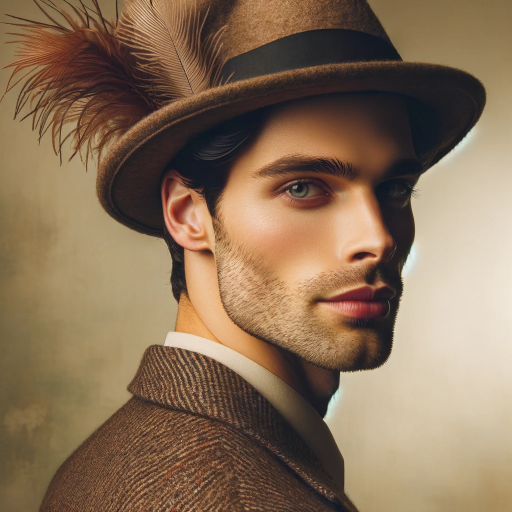
#> input picture like_lenna.png, 1024 x 1024 px, found by its file name (shown at 1/2 size)
$ jupyter execute --allow-errors opencv-2.ipynb   (shell and % lines are left out)   (older library calls are emulated)
#> lines starting #> are read from the running program, lines starting #| are printed output that depends on the picture; after the words box and inside, x2 and y2 are one past the last pixel; in counts of white or black regions, pixels touching at a corner belong together
[cell 1]
import numpy as np
import pandas as pd
import cv2
import matplotlib.pyplot as plt

[cell 2]
url = 'https://cobslab.com/wp-content/uploads/2022/02/ai-009-1.jpg'

[cell 3]
img = cv2.imread('/kaggle/working/ai-009-1.jpg')
#> (the rest of this cell did not finish here and is left out)

# 정규화와 표준화

## 정규화

#> (a cell that did not finish here is left out)

#> (a cell that did not finish here is left out)

## 표준화

#> (a cell that did not finish here is left out)

[cell 7]
#

#> (a cell that did not finish here is left out)

# 필터링

## Salt and Pepper Noise

[cell 9]
def generate_salt_noise(image):
    num_salt = np.ceil(0.05 * image.size)
    coords = [np.random.randint(0, i - 1, int(num_salt))
              for i in image.shape]
    salted_image = image.copy()
    salted_image[coords[0], coords[1]] = 255
    return salted_image

[cell 10]
def generate_pepper_noise(image):
    num_pepper = np.ceil(0.05 * image.size)
    coords = [np.random.randint(0, i - 1, int(num_pepper))
              for i in image.shape]
    peppered_image = image.copy()
    peppered_image[coords[0], coords[1]] = 0
    return peppered_image

[cell 11]
lenna_path = '/kaggle/working/like_lenna.png'

[cell 12]
lenna_image = cv2.imread(lenna_path, cv2.IMREAD_GRAYSCALE)
#> lenna_image: shape (1024, 1024); min 0, max 240, mean 118.3

#> (a cell that did not finish here is left out)

# 가우시안 필터링

[cell 14]
image = cv2.imread(lenna_path, cv2.IMREAD_GRAYSCALE)

mean = 0
sigma = 1
gaussian_noise = np.random.normal(mean, sigma, image.shape).astype('uint8')
noisy_image = cv2.add(image, gaussian_noise)

plt.imshow(noisy_image, cmap='gray')
plt.title('Noisy Image')
plt.axis('off')
plt.show()

[cell 15]
#
denoised_images = []

#> (the rest of this cell did not finish here and is left out)

# 변환

## 원근 변환

[cell 16]
# 이미지 로드
image_path = '/kaggle/working/perspective_test.jpg'
new_source_image = cv2.imread(image_path)

# 지정한 꼭지점 좌표 (좌표 순서 변경)
ordered_corners = np.array([[57, 630], [936, 330], [1404, 792], [550, 1431]], dtype='float32')

# 너비와 높이 계산
ordered_width = int(max(np.linalg.norm(ordered_corners[0] - ordered_corners[1]),
                        np.linalg.norm(ordered_corners[2] - ordered_corners[3])))
ordered_height = int(max(np.linalg.norm(ordered_corners[0] - ordered_corners[3]),
                         np.linalg.norm(ordered_corners[1] - ordered_corners[2])))

# 변환이 될 꼭지점 좌표 지정
ordered_rect_corners = np.array([[0, 0], [ordered_width, 0], [ordered_width, ordered_height], [0, ordered_height]], dtype='float32')

# 호모그래피 행렬 계산
ordered_scan_matrix = cv2.getPerspectiveTransform(ordered_corners, ordered_rect_corners)

# 원근 변환 다시 적용
#> (the rest of this cell did not finish here and is left out)

# 이미지 피라미드

[cell 17]
image = cv2.imread(lenna_path, cv2.IMREAD_COLOR)
#> image is the input picture: shape (1024, 1024, 3); mean B, G, R 87.7, 112.3, 136.5

image_rgb = cv2.cvtColor(image, cv2.COLOR_BGR2RGB)

def gaussian_pyramid(image, levels):
#> called with levels = 5
    pyramid = [image]
    for i in range(levels-1):
        image = cv2.pyrDown(image)
        pyramid.append(image)
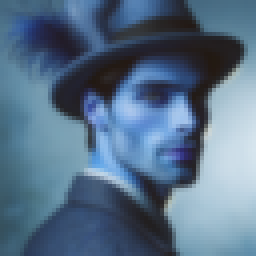
#> image: shape (64, 64, 3) (shown 4 times larger); mean of channels 0, 1, 2 136, 111.7, 87; drawn as B, G, R
#> after the loop, pyramid = 5 items
    return pyramid

levels = 5
pyramid = gaussian_pyramid(image_rgb, levels)
#> pyramid = 5 items

# 가우시안 피라미드를 시각화
fig, axes = plt.subplots(1, levels, figsize=(20, 8))
for i, ax in enumerate(axes):
    ax.imshow(pyramid[i])
    ax.axis('off')
    ax.set_title(f'Level {i+1}')

plt.tight_layout()
plt.show()

# 경계 검출(Edge Detection)

## Canny Edge Detection

[cell 18]
image = cv2.imread(lenna_path, cv2.IMREAD_COLOR)

image_rgb = cv2.cvtColor(image, cv2.COLOR_BGR2RGB)

# 가우시안 블러 적용
blurred_image = cv2.GaussianBlur(image_rgb, (5, 5), 1.4)

# 2. 캐니 에지 검출
canny_edges = cv2.Canny(blurred_image, threshold1=50, threshold2=150)
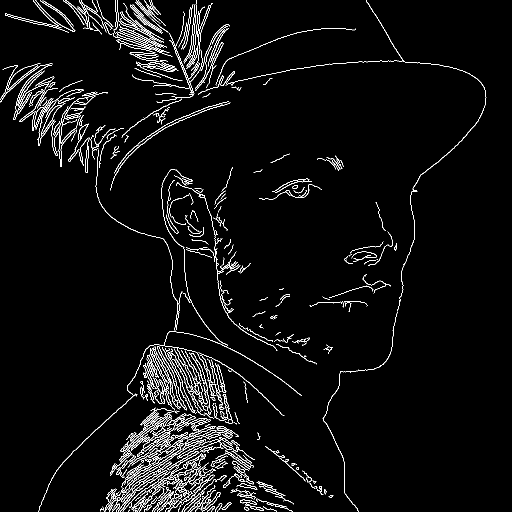
#> canny_edges: shape (1024, 1024) (shown at 1/2 size); 3.8% white in thin lines or dots

#3. 시각화
fig, axes = plt.subplots(1, 3, figsize=(15, 5))
axes[0].imshow(image_rgb)
axes[0].axis('off')
axes[0].set_title('Original Image')
axes[1].imshow(blurred_image)
axes[1].axis('off')
axes[1].set_title('Gaussian Blurred Image')
axes[2].imshow(canny_edges, cmap='gray')
axes[2].axis('off')
axes[2].set_title('Canny Edge Detection')

[cell 19]
# 다양한 임계값 조합으로 캐니 에지 검출 수행
thresholds = [(10, 50), (50, 100), (100, 150), (150, 200)]

canny_results = []

for threshold1, threshold2 in thresholds:
    canny_image = cv2.Canny(blurred_image, threshold1=threshold1, threshold2=threshold2)
    canny_results.append(canny_image)
#> after the loop, canny_results = 4 items

# 시각화
fig, axes = plt.subplots(1, len(thresholds), figsize=(20, 5))

for i, ax in enumerate(axes):
    ax.imshow(canny_results[i], cmap='gray')
    ax.axis('off')
    ax.set_title(f'threshold1={thresholds[i][0]}, threshold2={thresholds[i][1]}')

## Prewitt Edge Detection

[cell 20]
image = cv2.imread(lenna_path, cv2.IMREAD_GRAYSCALE)

# 프리윗 커널 정의
kx = np.array([[-1, 0, 1], [-1, 0, 1], [-1, 0, 1]])
ky = np.array([[-1, -1, -1], [0, 0, 0], [1, 1, 1]])

# 프리윗 커널 적용
gx = cv2.filter2D(image, -1, kx)
gy = cv2.filter2D(image, -1, ky)

# 결과 이미지
prewitt_result = cv2.addWeighted(gx, 0.5, gy, 0.5, 0)

# 결과 출력
plt.imshow(prewitt_result, cmap='gray')
plt.axis('off')
plt.title('Prewitt Edge Detection')
plt.show()

## Sobel Edge Detection

[cell 21]
# 소벨 커널 적용
gx_sobel = cv2.Sobel(image, cv2.CV_64F, 1, 0, ksize=3)
gy_sobel = cv2.Sobel(image, cv2.CV_64F, 0, 1, ksize=3)

# 결과 이미지
sobel_result = cv2.addWeighted(gx_sobel, 0.5, gy_sobel, 0.5, 0)
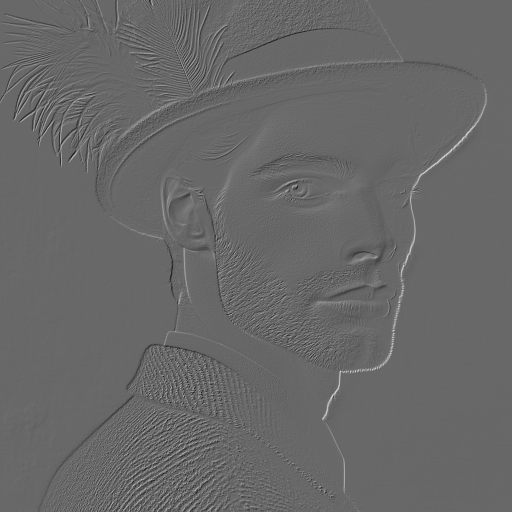
#> sobel_result: shape (1024, 1024) float64 (shown at 1/2 size); min -314, max 454, mean 0.3; drawn with min black and max white

# 결과 출력
plt.imshow(sobel_result, cmap='gray')
plt.axis('off')
plt.title('Sobel Edge Detection')
plt.show()

## Hough Transform
허프 변환(Hough Transform)은 이미지에서 선을 검출하는 데 사용됩니다. `cv2.HoughLinesP` 함수는 일반적인 허프 변환과 달리 선의 시작점과 끝점을 반환하므로, 특정 길이 이상의 선을 찾는 데 유용합니다.

[cell 22]

football_stadium_path = '/kaggle/working/football_stadium.jpg'

[cell 23]
image = cv2.imread(football_stadium_path, cv2.IMREAD_COLOR)
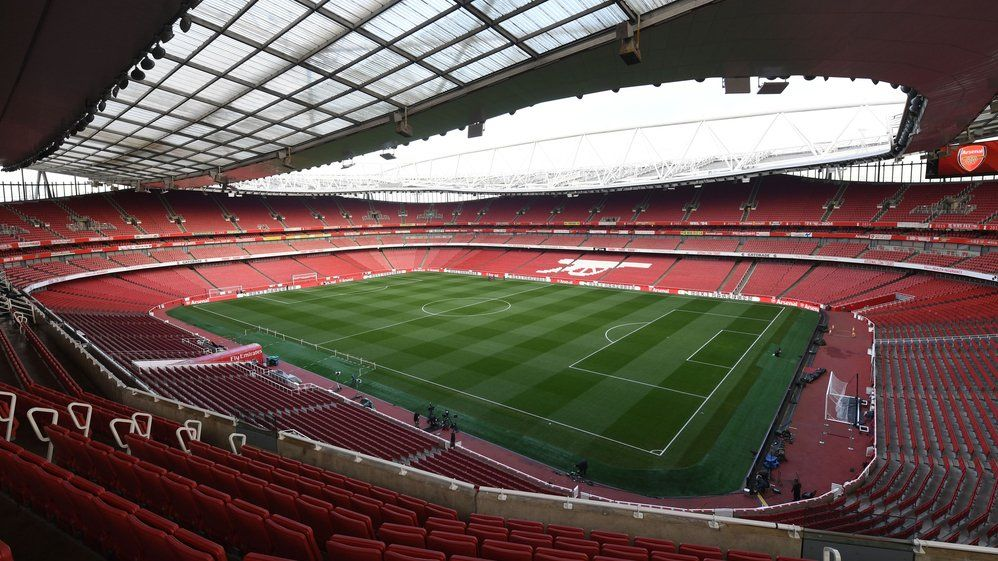
#> input picture football_stadium.jpg, 998 x 561 px, found by its file name
#> image is the input picture: shape (561, 998, 3); mean B, G, R 81.2, 86.9, 103.1
gray = cv2.cvtColor(image, cv2.COLOR_BGR2GRAY)

plt.imshow(gray, cmap='gray')
plt.axis('off')
plt.title('Original Image')
plt.show()

# Canny 에지 검출
edges = cv2.Canny(gray, 50, 150, apertureSize=3)
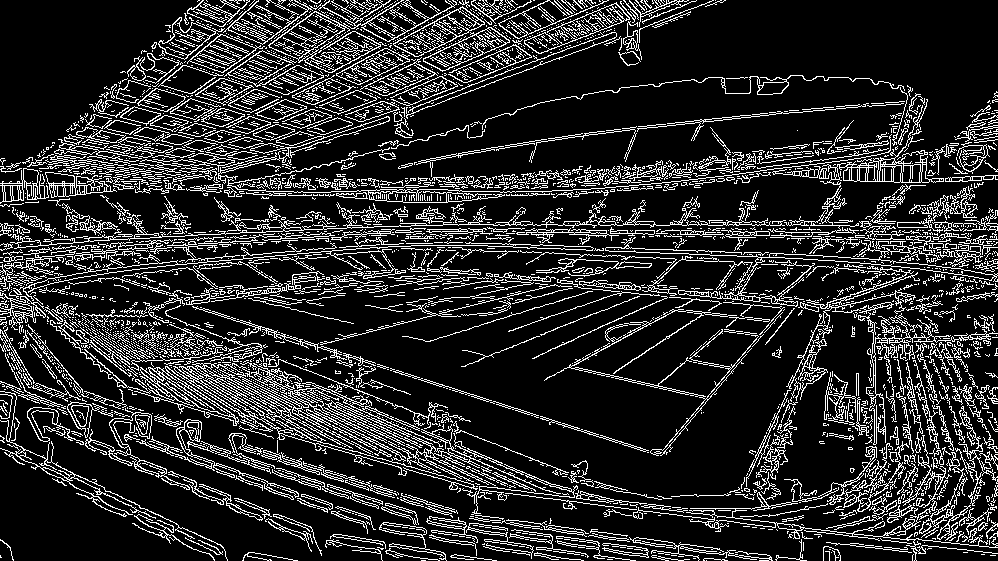
#> edges: shape (561, 998); 16.9% white in thin lines or dots

# 확장된 허프 변환을 사용하여 선 검출
lines = cv2.HoughLinesP(edges, rho=1, theta=np.pi/180, threshold=100, minLineLength=50, maxLineGap=10)
#> lines = 781 rows, first 6: [606, 247, 805, 254], [70, 440, 129, 447], [98, 243, 266, 237], [551, 231, 834, 236], [723, 224, 814, 224], [752, 225, 897, 225]

# 검출된 선을 원본 이미지 위에 그리기
if lines is not None:
    for line in lines:
        x1, y1, x2, y2 = line[0]
        cv2.line(image, (x1, y1), (x2, y2), (0, 255, 0), 2)  # 선을 녹색으로 그리기
#> this loop made 781 passes
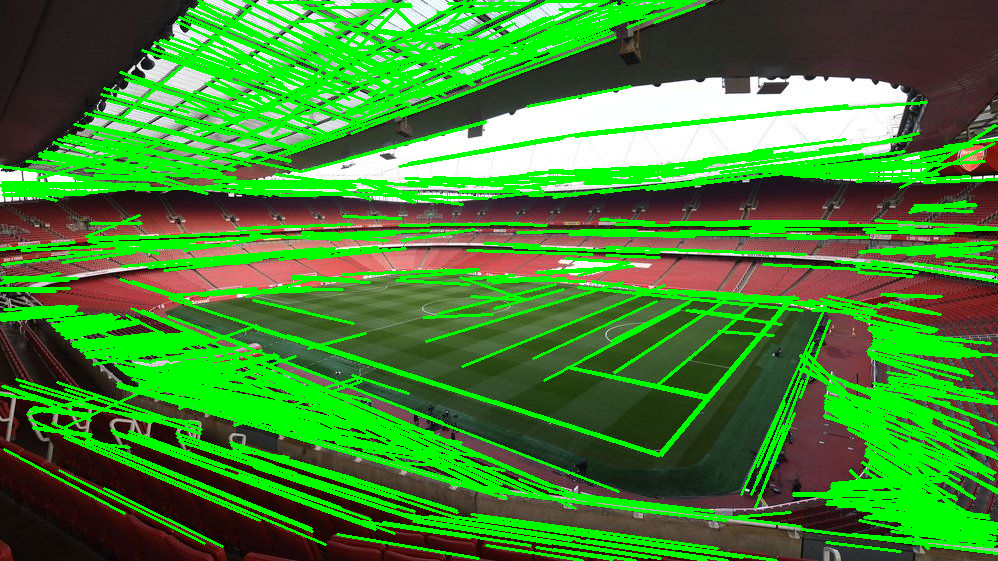
#> image: shape (561, 998, 3); mean B, G, R 50.8, 134, 67

# 결과 이미지 시각화
plt.imshow(cv2.cvtColor(image, cv2.COLOR_BGR2RGB))
plt.axis('off')
plt.title('Detected Lines using HoughLinesP')
plt.show()

# 이미지 마스킹
`cv2.inRange()` 함수는 OpenCV에서 특정 색상 범위 내에 있는 픽셀을 찾아서 이진화 마스크를 생성하는 데 사용됩니다. 이 함수는 입력 이미지에서 지정된 범위 내의 색상을 가진 픽셀을 찾고, 그 범위에 속하는 픽셀은 255(흰색), 나머지 픽셀은 0(검정색)으로 설정된 마스크 이미지를 반환합니다.

[cell 24]
image = cv2.imread(football_stadium_path, cv2.IMREAD_COLOR)
plt.imshow(cv2.cvtColor(image, cv2.COLOR_BGR2RGB))
plt.axis('off')
plt.title('Original Image')
plt.show()

hsv = cv2.cvtColor(image, cv2.COLOR_BGR2HSV)
#> hsv: shape (561, 998, 3); mean H, S, V 76.6, 91.7, 108

# 붉은색 범위
lower_red = np.array([-30, 0, 0])
upper_red = np.array([30, 255, 255])

# 붉은 범위에 해당하는 마스크 생성
mask = cv2.inRange(hsv, lower_red, upper_red)
#> mask: shape (561, 998); 38.7% white; 1304 white regions (1034 under 20 px), largest, box (x1, y1, x2, y2) and area: (0, 0, 907, 561) 178862, (809, 93, 998, 264) 7720, (198, 0, 393, 65) 2232

# 원본 이미지에서 붉은 부분만 추출
# 첫 번째 image와, 두 번째 image+mask 사이의 교집합
result = cv2.bitwise_and(image, image, mask=mask)
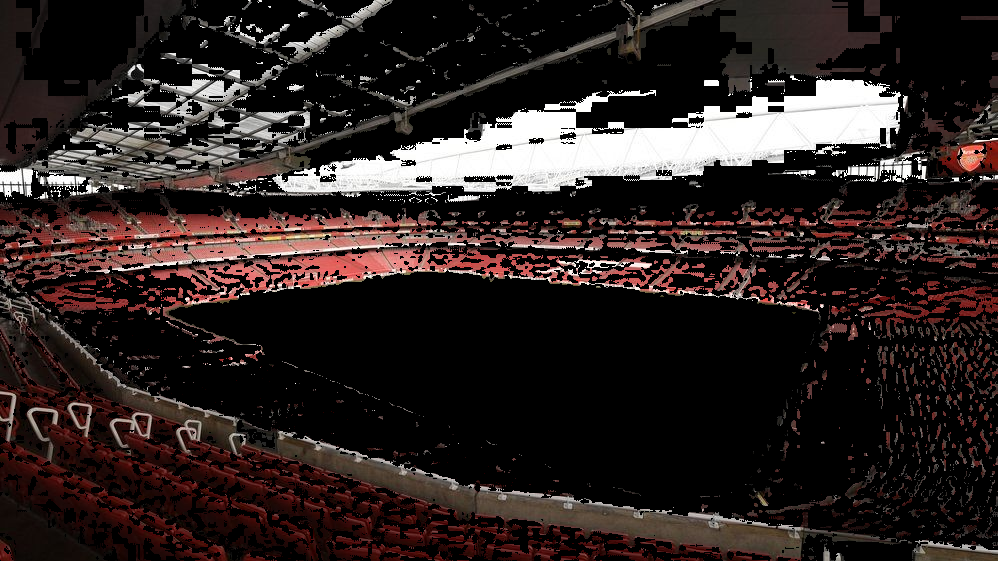
#> result: shape (561, 998, 3); mean B, G, R 34.3, 35.8, 45.2

plt.imshow(cv2.cvtColor(result, cv2.COLOR_BGR2RGB))
plt.axis('off')
plt.title('Masked Image')
plt.show()

# 히스토그램 분석
OpenCV에서 히스토그램 연산을 하는 이유는 이미지의 픽셀 값 분포를 분석하고, 이를 통해 이미지의 특성을 파악하거나, 이미지 처리 작업에서 필요한 정보를 얻기 위해서입니다. 히스토그램은 이미지에서 각 픽셀 값이 얼마나 자주 나타나는지를 그래프로 나타낸 것으로, 이미지의 밝기, 대비, 색상 분포 등을 이해하는 데 유용합니다.

[cell 25]
image = cv2.imread(lenna_path, cv2.IMREAD_COLOR)
plt.imshow(cv2.cvtColor(image, cv2.COLOR_BGR2RGB))
plt.axis('off')
plt.title('Original Image')
plt.show()

# BGR 채널로 분리
channels = cv2.split(image) # 이미지 채널 별 분리
colors = ('b', 'g', 'r')
plt.figure(figsize=(10, 6))

# 각 채널에 대해 히스토그램 계산 및 시각화
for (channel, color) in zip(channels, colors):
    # calcHist(채널, 인덱스, 마스크, 히스토그램 빈 수, 픽셀 범위)
    hist = cv2.calcHist([channel], [0], None, [256], [0, 256])
    plt.plot(hist, color=color)
#> this loop made 3 passes
#> color on passes 1 to 3: 'b', 'g', 'r'

# 그래프 제목과 레이블 설정
plt.title('Color Histogram for BGR Image')
plt.xlabel('Pixel Intensity')
plt.ylabel('Frequency')
plt.show()
#> figure, not shown here; curve peaks at x = 34, y = 34130; curve peaks at x = 31, y = 17287; curve peaks at x = 176, y = 10176

[cell 26]
# 동일한 이미지에 대하여 가우시안 필터를 적용한 뒤 히스토그램 비교해보기

# Thresholding
주로 그레이스케일 이미지에서 특정 임계값(threshold)을 기준으로 픽셀을 이진화(binary)하는 과정입니다. 이 과정은 이미지를 흑백으로 변환하거나, 특정 영역을 분리하는 데 사용됩니다. 예를 들어, 문서 스캔 이미지에서 텍스트와 배경을 분리하거나, 객체를 추출할 때 사용됩니다.

## Binary Thresholding

[cell 27]
img = cv2.imread(lenna_path, cv2.IMREAD_GRAYSCALE)

ret, th1 = cv2.threshold(img, 127, 255, cv2.THRESH_BINARY)
#> th1: shape (1024, 1024); 45.8% white; 2387 white regions (2231 under 20 px), largest, box (x1, y1, x2, y2) and area: (0, 130, 772, 875) 239042, (646, 84, 1024, 1024) 210665, (237, 0, 396, 159) 6509

plt.imshow(th1, cmap='gray')
plt.axis('off')
plt.title('Global Thresholding (v = 127)')
plt.show()

## Adaptive Thresholding

Adaptive Thresholding(적응형 임계값 처리)은 이미지에서 조명 조건이 균일하지 않을 때 효과적으로 사용할 수 있는 기법입니다. 일반적인 Thresholding 방법이 이미지 전체에 동일한 임계값을 적용하는 반면, Adaptive Thresholding은 이미지의 작은 영역마다 서로 다른 임계값을 적용하여 이진화 처리를 수행합니다.

[cell 28]
img = cv2.imread(lenna_path, cv2.IMREAD_GRAYSCALE)


img = cv2.medianBlur(img, 5)

ret, th1 = cv2.threshold(img, 127, 255, cv2.THRESH_BINARY)
#> th1: shape (1024, 1024); 45.2% white; 242 white regions (164 under 20 px), largest, box (x1, y1, x2, y2) and area: (0, 132, 771, 874) 242208, (646, 84, 1024, 1024) 210700, (249, 0, 385, 82) 6244

th2 = cv2.adaptiveThreshold(img, 255, cv2.ADAPTIVE_THRESH_MEAN_C, \
            cv2.THRESH_BINARY, 11, 2)
#> th2: shape (1024, 1024); 79.6% white; 3989 black regions (3239 under 20 px), largest, box (x1, y1, x2, y2) and area: (170, 124, 972, 1024) 46122, (77, 689, 622, 1024) 22996, (391, 0, 805, 189) 7056

th3 = cv2.adaptiveThreshold(img, 255, cv2.ADAPTIVE_THRESH_GAUSSIAN_C, \
            cv2.THRESH_BINARY, 11, 2)
#> th3: shape (1024, 1024); 83.8% white; 6384 black regions (5471 under 20 px), largest, box (x1, y1, x2, y2) and area: (253, 689, 622, 910) 15322, (432, 124, 972, 1024) 15320, (186, 172, 616, 803) 10541

titles = ['Original Image', 'Global Thresholding (v = 127)',
            'Adaptive Mean Thresholding', 'Adaptive Gaussian Thresholding']

images = [img, th1, th2, th3]

for i in range(4):
    plt.subplot(2,2,i+1),plt.imshow(images[i],'gray')
    plt.title(titles[i])
    plt.xticks([]),plt.yticks([])
plt.show()

## Otsu's Thresholding

Otsu's Thresholding은 이미지 이진화에 사용되는 자동 임계값 결정 기법입니다. Otsu의 방법은 이미지의 히스토그램을 분석하여 클래스 간의 분산이 최대가 되는 임계값을 자동으로 선택합니다. 이 방법은 이미지의 밝기 분포에 따라 최적의 임계값을 계산하므로, 사용자가 임계값을 수동으로 설정할 필요 없이 효과적으로 이진화를 수행할 수 있습니다.

[cell 29]
img = cv2.imread(lenna_path, cv2.IMREAD_GRAYSCALE)

# global thresholding
ret1,th1 = cv2.threshold(img, 127, 255, cv2.THRESH_BINARY)

# Otsu's thresholding
ret2,th2 = cv2.threshold(img, 0, 255, cv2.THRESH_BINARY+cv2.THRESH_OTSU)
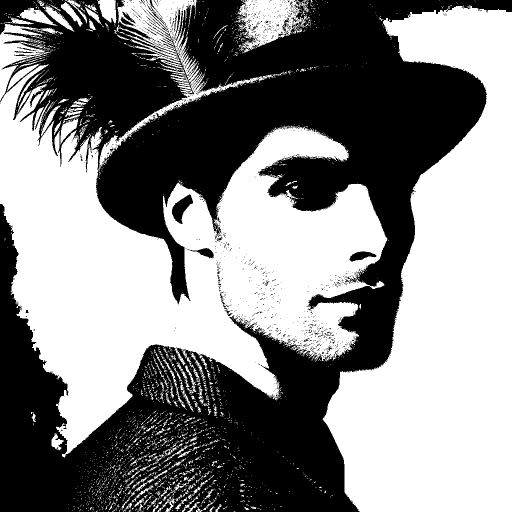
#> th2: shape (1024, 1024) (shown at 1/2 size); 52.7% white; 1169 black regions (1132 under 20 px), largest, box (x1, y1, x2, y2) and area: (0, 0, 1024, 1024) 488374, (344, 389, 386, 448) 1201, (699, 503, 753, 523) 621
#> ret2 = 115

# Otsu's thresholding after Gaussian filtering
blur = cv2.GaussianBlur(img, (5,5), 0)
ret3,th3 = cv2.threshold(blur, 0, 255, cv2.THRESH_BINARY+cv2.THRESH_OTSU)
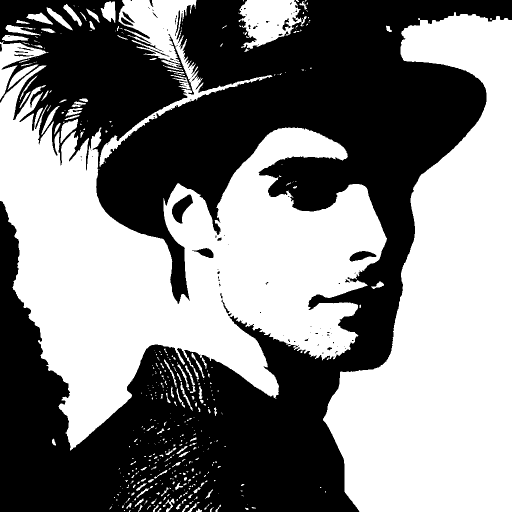
#> th3: shape (1024, 1024) (shown at 1/2 size); 50.6% white; 106 black regions (79 under 20 px), largest, box (x1, y1, x2, y2) and area: (0, 0, 1024, 1024) 513647, (344, 389, 386, 447) 1224, (699, 502, 753, 523) 645
#> ret3 = 117

# plot all the images and their histograms
images = [img, 0, th1,
          img, 0, th2,
          blur, 0, th3]
titles = ['Original Noisy Image','Histogram','Global Thresholding (v=127)',
          'Original Noisy Image','Histogram',"Otsu's Thresholding",
          'Gaussian filtered Image','Histogram',"Otsu's + Gaussian"]

for i in range(3):
    plt.subplot(3,3,i*3+1),plt.imshow(images[i*3],'gray')
    plt.title(titles[i*3]), plt.xticks([]), plt.yticks([])
    plt.subplot(3,3,i*3+2),plt.hist(images[i*3].ravel(),256)
    plt.title(titles[i*3+1]), plt.xticks([]), plt.yticks([])
    plt.subplot(3,3,i*3+3),plt.imshow(images[i*3+2],'gray')
    plt.title(titles[i*3+2]), plt.xticks([]), plt.yticks([])
plt.show()
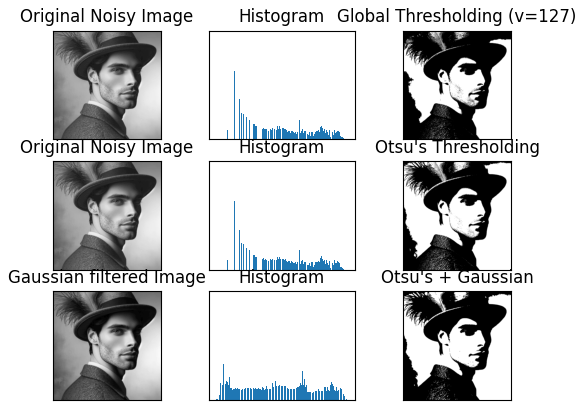
#> figure drawn by matplotlib, 9 panels
